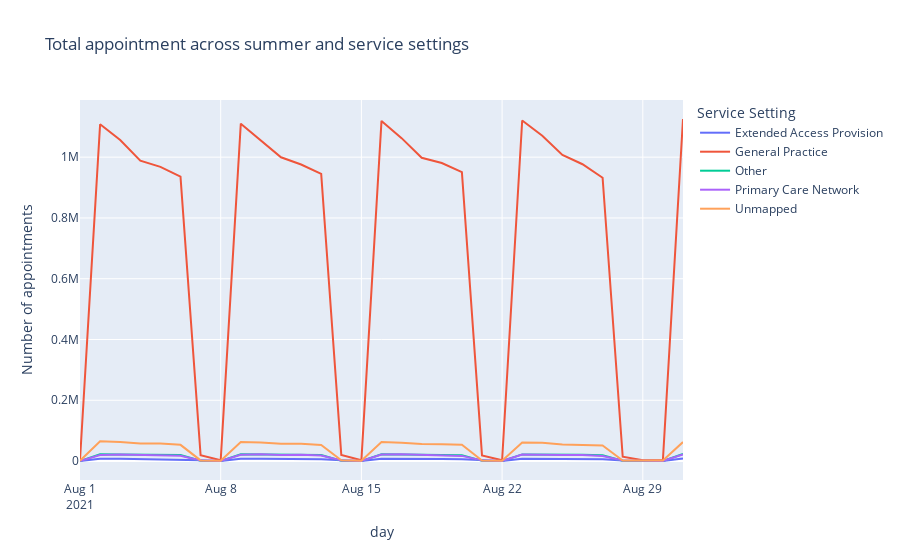

Write notebook code for a chart like this one.
### Code cell
# Look at August 2021 in more detail to allow a closer look.
# Create a lineplot.
fig = px.line(nc_ss_summer,
              x = 'appointment_date',
              y = 'count_of_appointments',
              color = 'service_setting',
              title = 'Total appointment across summer and service settings', 
              labels = {'appointment_date': 'day',
                        'count_of_appointments': 'Number of appointments',
                        'service_setting': 'Service Setting'})

fig.show()

### Figure 1 — Plotly figure (JSON) as saved in the notebook; plotly's stock layout.template omitted (floating-point values rounded to 4 significant figures)
{"data": [{"hovertemplate": "Service Setting=Extended Access Provision<br>day=%{x}<br>Number of appointments=%{y}<extra></extra>", "legendgroup": "Extended Access Provision", "line": {"color": "#636efa", "dash": "solid"}, "mode": "lines", "name": "Extended Access Provision", "orientation": "v", "showlegend": true, "type": "scatter", "x": ["2021-08-01T00:00:00", "2021-08-02T00:00:00", "2021-08-03T00:00:00", "2021-08-04T00:00:00", "2021-08-05T00:00:00", "2021-08-06T00:00:00", "2021-08-07T00:00:00", "2021-08-08T00:00:00", "2021-08-09T00:00:00", "2021-08-10T00:00:00", "2021-08-11T00:00:00", "2021-08-12T00:00:00", "2021-08-13T00:00:00", "2021-08-14T00:00:00", "2021-08-15T00:00:00", "2021-08-16T00:00:00", "2021-08-17T00:00:00", "2021-08-18T00:00:00", "2021-08-19T00:00:00", "2021-08-20T00:00:00", "2021-08-21T00:00:00", "2021-08-22T00:00:00", "2021-08-23T00:00:00", "2021-08-24T00:00:00", "2021-08-25T00:00:00", "2021-08-26T00:00:00", "2021-08-27T00:00:00", "2021-08-28T00:00:00", "2021-08-29T00:00:00", "2021-08-30T00:00:00", "2021-08-31T00:00:00"], "xaxis": "x", "y": [438, 7705, 7820, 6917, 6841, 5854, 2589, 499, 7888, 7739, 6889, 6721, 5853, 2442, 449, 7874, 8004, 7145, 6743, 5805, 2410, 465, 7906, 7525, 6833, 6706, 5781, 2088, 412, 305, 8281], "yaxis": "y"}, {"hovertemplate": "Service Setting=General Practice<br>day=%{x}<br>Number of appointments=%{y}<extra></extra>", "legendgroup": "General Practice", "line": {"color": "#EF553B", "dash": "solid"}, "mode": "lines", "name": "General Practice", "orientation": "v", "showlegend": true, "type": "scatter", "x": ["2021-08-01T00:00:00", "2021-08-02T00:00:00", "2021-08-03T00:00:00", "2021-08-04T00:00:00", "2021-08-05T00:00:00", "2021-08-06T00:00:00", "2021-08-07T00:00:00", "2021-08-08T00:00:00", "2021-08-09T00:00:00", "2021-08-10T00:00:00", "2021-08-11T00:00:00", "2021-08-12T00:00:00", "2021-08-13T00:00:00", "2021-08-14T00:00:00", "2021-08-15T00:00:00", "2021-08-16T00:00:00", "2021-08-17T00:00:00", "2021-08-18T00:00:00", "2021-08-19T00:00:00", "2021-08-20T00:00:00", "2021-08-21T00:00:00", "2021-08-22T00:00:00", "2021-08-23T00:00:00", "2021-08-24T00:00:00", "2021-08-25T00:00:00", "2021-08-26T00:00:00", "2021-08-27T00:00:00", "2021-08-28T00:00:00", "2021-08-29T00:00:00", "2021-08-30T00:00:00", "2021-08-31T00:00:00"], "xaxis": "x", "y": [3411, 1108073, 1056435, 988285, 968191, 935744, 18937, 3065, 1110226, 1053930, 999650, 975860, 944948, 19822, 2951, 1119367, 1062582, 998124, 980709, 950799, 18618, 2840, 1120798, 1070219, 1007310, 976780, 932285, 14503, 2879, 2927, 1125584], "yaxis": "y"}, {"hovertemplate": "Service Setting=Other<br>day=%{x}<br>Number of appointments=%{y}<extra></extra>", "legendgroup": "Other", "line": {"color": "#00cc96", "dash": "solid"}, "mode": "lines", "name": "Other", "orientation": "v", "showlegend": true, "type": "scatter", "x": ["2021-08-01T00:00:00", "2021-08-02T00:00:00", "2021-08-03T00:00:00", "2021-08-04T00:00:00", "2021-08-05T00:00:00", "2021-08-06T00:00:00", "2021-08-07T00:00:00", "2021-08-08T00:00:00", "2021-08-09T00:00:00", "2021-08-10T00:00:00", "2021-08-11T00:00:00", "2021-08-12T00:00:00", "2021-08-13T00:00:00", "2021-08-14T00:00:00", "2021-08-15T00:00:00", "2021-08-16T00:00:00", "2021-08-17T00:00:00", "2021-08-18T00:00:00", "2021-08-19T00:00:00", "2021-08-20T00:00:00", "2021-08-21T00:00:00", "2021-08-22T00:00:00", "2021-08-23T00:00:00", "2021-08-24T00:00:00", "2021-08-25T00:00:00", "2021-08-26T00:00:00", "2021-08-27T00:00:00", "2021-08-28T00:00:00", "2021-08-29T00:00:00", "2021-08-30T00:00:00", "2021-08-31T00:00:00"], "xaxis": "x", "y": [401, 22098, 21662, 20954, 20610, 19966, 869, 389, 22367, 22184, 21196, 20738, 19664, 1054, 388, 22025, 21593, 20581, 20378, 19445, 1006, 395, 21967, 22113, 21058, 20379, 18896, 815, 349, 380, 23181], "yaxis": "y"}, {"hovertemplate": "Service Setting=Primary Care Network<br>day=%{x}<br>Number of appointments=%{y}<extra></extra>", "legendgroup": "Primary Care Network", "line": {"color": "#ab63fa", "dash": "solid"}, "mode": "lines", "name": "Primary Care Network", "orientation": "v", "showlegend": true, "type": "scatter", "x": ["2021-08-01T00:00:00", "2021-08-02T00:00:00", "2021-08-03T00:00:00", "2021-08-04T00:00:00", "2021-08-05T00:00:00", "2021-08-06T00:00:00", "2021-08-07T00:00:00", "2021-08-08T00:00:00", "2021-08-09T00:00:00", "2021-08-10T00:00:00", "2021-08-11T00:00:00", "2021-08-12T00:00:00", "2021-08-13T00:00:00", "2021-08-14T00:00:00", "2021-08-15T00:00:00", "2021-08-16T00:00:00", "2021-08-17T00:00:00", "2021-08-18T00:00:00", "2021-08-19T00:00:00", "2021-08-20T00:00:00", "2021-08-21T00:00:00", "2021-08-22T00:00:00", "2021-08-23T00:00:00", "2021-08-24T00:00:00", "2021-08-25T00:00:00", "2021-08-26T00:00:00", "2021-08-27T00:00:00", "2021-08-28T00:00:00", "2021-08-29T00:00:00", "2021-08-30T00:00:00", "2021-08-31T00:00:00"], "xaxis": "x", "y": [323, 20016, 21381, 19877, 20685, 17258, 1686, 289, 20571, 22161, 20088, 20485, 17961, 2102, 407, 21263, 22012, 20600, 20630, 16980, 1617, 314, 21273, 21835, 19983, 20001, 16584, 1725, 357, 195, 21789], "yaxis": "y"}, {"hovertemplate": "Service Setting=Unmapped<br>day=%{x}<br>Number of appointments=%{y}<extra></extra>", "legendgroup": "Unmapped", "line": {"color": "#FFA15A", "dash": "solid"}, "mode": "lines", "name": "Unmapped", "orientation": "v", "showlegend": true, "type": "scatter", "x": ["2021-08-01T00:00:00", "2021-08-02T00:00:00", "2021-08-03T00:00:00", "2021-08-04T00:00:00", "2021-08-05T00:00:00", "2021-08-06T00:00:00", "2021-08-07T00:00:00", "2021-08-08T00:00:00", "2021-08-09T00:00:00", "2021-08-10T00:00:00", "2021-08-11T00:00:00", "2021-08-12T00:00:00", "2021-08-13T00:00:00", "2021-08-14T00:00:00", "2021-08-15T00:00:00", "2021-08-16T00:00:00", "2021-08-17T00:00:00", "2021-08-18T00:00:00", "2021-08-19T00:00:00", "2021-08-20T00:00:00", "2021-08-21T00:00:00", "2021-08-22T00:00:00", "2021-08-23T00:00:00", "2021-08-24T00:00:00", "2021-08-25T00:00:00", "2021-08-26T00:00:00", "2021-08-27T00:00:00", "2021-08-28T00:00:00", "2021-08-29T00:00:00", "2021-08-30T00:00:00", "2021-08-31T00:00:00"], "xaxis": "x", "y": [1054, 64876, 62622, 57499, 57716, 53343, 2164, 931, 62598, 61174, 56984, 56751, 53184, 2408, 935, 62382, 60603, 56108, 55700, 53972, 2050, 983, 60958, 60024, 54773, 53806, 51444, 2015, 869, 1537, 62380], "yaxis": "y"}], "layout": {"legend": {"title": {"text": "Service Setting"}, "tracegroupgap": 0}, "title": {"text": "Total appointment across summer and service settings"}, "xaxis": {"anchor": "y", "domain": [0, 1], "title": {"text": "day"}}, "yaxis": {"anchor": "x", "domain": [0, 1], "title": {"text": "Number of appointments"}}}}
